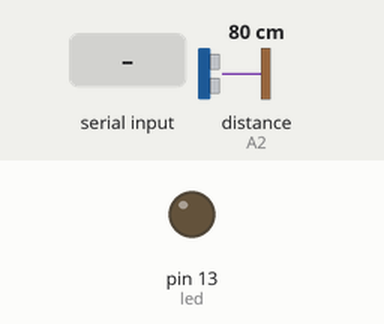
Recording of a sketch running on a simulated Arduino Leonardo, built with avr-gcc and run on an emulated ATmega32U4. Parts: output pins drawn as LEDs (lit = HIGH). Wiring (inferred from the names in the program): ultrasonic range finder: trigger A3; echo A2. Dashed ring = blinking. Inputs (shaded band) come from the test bench; at power-on: distance to the obstacle (sensor on A2) 80 cm. The echo pulse lasts 58.3 µs per cm; pins used as bus, display or sensor lines are not drawn; what the sketch prints to the serial monitor is not drawn.

Above: at 0.1 s.
At 4.2 s:
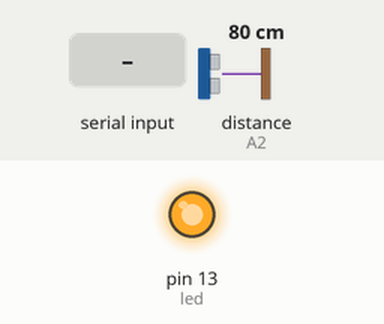
4.3 s: byte 17 (0x11) received over Serial
At 9.7 s:
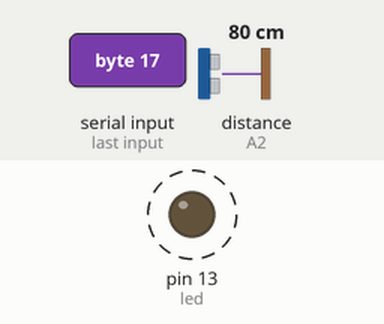
Timing chart, 0 to 11.2 s (numbered marks = the images above; inputs shaded):
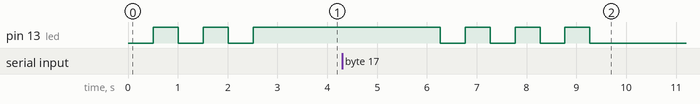

The sketch:

SensorNode.ino
```cpp
#include <SoftwareSerial.h>

#define trigPin A3
#define echoPin A2

boolean detected = false;
int led = 13;

void setup()
{
  Serial.begin(9600);
  pinMode(led, OUTPUT);
  while (!Serial) {
    ; // wait for serial port to connect. Needed for Leonardo only
  }
  setupSonar();
}

void loop()
{
  long distance = getDistance();
  //Serial.println(distance);
  if (Serial.available()) {
    int b = 0;
    b = Serial.read();
    if (b == 0x11) {
      blink();
      delay(3600000); // wait a long time (this is for night mode, not yet supported on the Imp code)
      detected = false;
      digitalWrite(led,LOW);
    }
  }
  if (distance < 140) {
    if (!detected) {
      detected = true;
      digitalWrite(led, HIGH);
      Serial.write(0x11);
      delay(3000);
    } else {
      detected = false;
      digitalWrite(led, LOW);
      Serial.write(0x10);
    }
  } else {
    if (detected) {
      detected = false;
      digitalWrite(led, LOW);
      Serial.write(0x10);
    }
  }
  delay(250);
}

void setupSonar(void) {
  pinMode(trigPin, OUTPUT);
  pinMode(echoPin, INPUT);
  blink();
}

void blink() {
  digitalWrite(led, LOW);
  delay(500);
  digitalWrite(led, HIGH);
  delay(500);
  digitalWrite(led, LOW);
  delay(500);
  digitalWrite(led, HIGH);
  delay(500);
  digitalWrite(led, LOW);
  delay(500);
  digitalWrite(led, HIGH);
  delay(500);
  digitalWrite(led, LOW);
}

long getDistance(void) {
  long duration, distance;
  digitalWrite(trigPin, LOW);
  delayMicroseconds(2);
  digitalWrite(trigPin, HIGH);
  delayMicroseconds(10);
  digitalWrite(trigPin, LOW);
  duration = pulseIn(echoPin, HIGH);
  distance = (duration/2) / 29.1;
  return distance;
}
```

Measured:
- after the input at 4.3 s, pin 13 (led): alternates HIGH for 0.50 s and LOW for 0.50 s, 6 changes in all, then stays LOW, starting after 2.5 s
